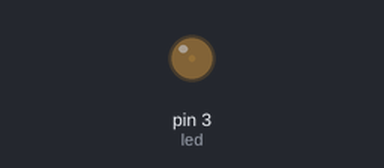
This sketch was run on a simulated Arduino Uno, built with avr-gcc and run on an emulated ATmega328P. Shown: output pins drawn as LEDs (lit = HIGH).

Above: at 0.05 s.
At 1.65 s:
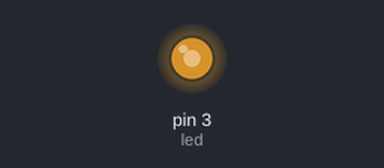
At 3.3 s:
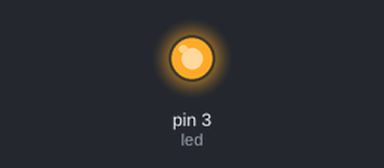
At 6.6 s:
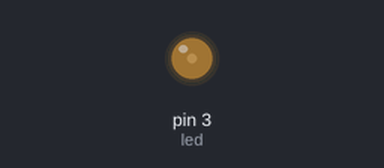
Timing chart, 0 to 13.2 s (numbered marks = the images above):
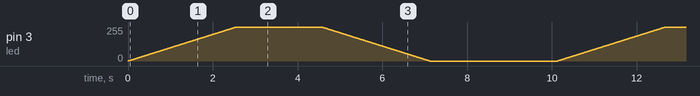

The sketch:

ejercicio9.ino
```cpp
const int led = 3;
void setup() {
  // put your setup code here, to run once:
  pinMode(led, OUTPUT);
}

void loop() {
  // put your main code here, to run repeatedly:
  for(int i=0;i<256;i++){
      analogWrite(led, i);
      delay(10);
    }
    delay(2000);
   for(int i=255;i>=0;i--){
      analogWrite(led, i);
      delay(10);
    }
    delay(3000);

}
```
